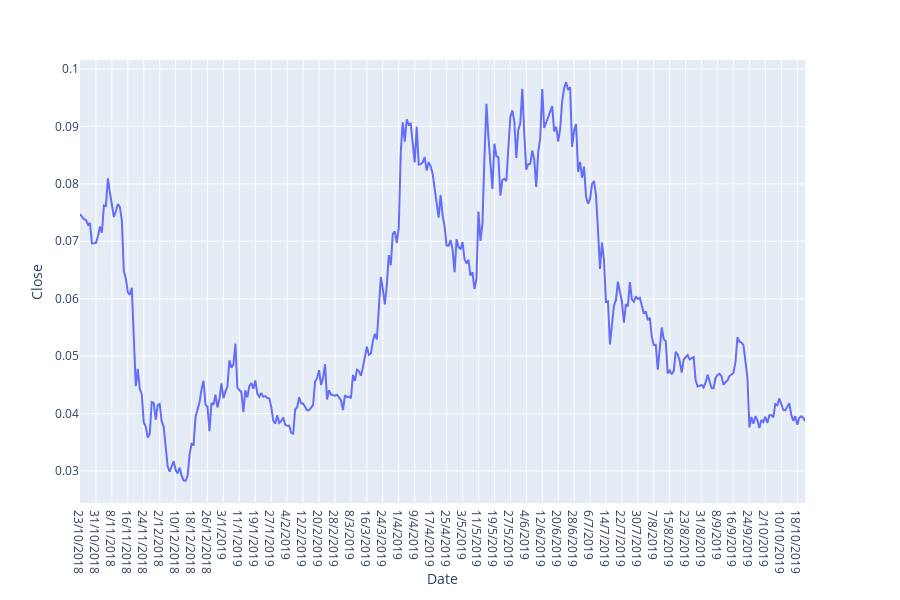

The notebook cell saved with this chart:
### Code cell
import plotly.express as px
import pandas as pd

df = pd.read_csv('ADA-USD.csv')

fig = px.line(df, x='Date', y='Close') 
fig.show()

### Figure 1 — Plotly figure (JSON) as saved in the notebook; plotly's stock layout.template omitted (floating-point values rounded to 4 significant figures; data arrays with more than 128 entries replaced by an {"elided": "..."} marker saying what was removed)
{"data": [{"hoverlabel": {"namelength": 0}, "hovertemplate": "Date=%{x}<br>Close=%{y}", "legendgroup": "", "line": {"color": "#636efa", "dash": "solid"}, "mode": "lines", "name": "", "showlegend": false, "type": "scatter", "x": {"elided": "365 str values"}, "xaxis": "x", "y": {"elided": "365 float values"}, "yaxis": "y"}], "layout": {"height": 600, "legend": {"tracegroupgap": 0}, "margin": {"t": 60}, "xaxis": {"anchor": "y", "domain": [0, 0.98], "title": {"text": "Date"}}, "yaxis": {"anchor": "x", "domain": [0, 1], "title": {"text": "Close"}}}}
